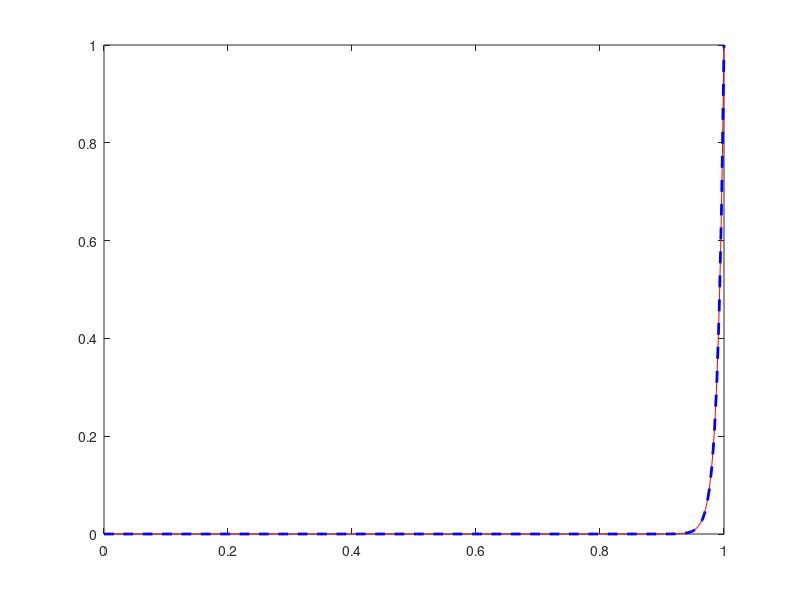

The MATLAB source for this figure:
%% 4 es 7
clear all
close all
clc
a = 0;
b = 1;
E = 0.01; % oscillazioni spurie, risolvo con upwind
sol_es = @(x) (exp(x/E)-1)/(exp(1/E)-1);
xplot = linspace(a,b,401);
for k = 2:8
    M = 2^k;
    x = linspace(a,b,M+1);
    h = (b-a)/M;
    Peclet=h/(2*E)
    d = 2*E/h^2*ones(1,M-1);
    cs = (-E/h^2+1/(2*h))*ones(1,M-2);
    ci = (-E/h^2-1/(2*h))*ones(1,M-2);
    A = diag(d) + diag(cs,1) + diag(ci,-1);
    F = [zeros(M-2,1); E/h^2-1/(2*h)];
    U = A\F;
    U = [0;U;1]; % aggiungo condizioni al bordo
    plot(xplot,sol_es(xplot),'r',x,U,'--b','linewidth',2)
    err = max(abs(sol_es(x)-U'))
    % a un certo punto mi accorgo che l'errore non è più diviso per 4
    % ma quando arrivo a convergenza del metodo viene diviso per 2
    % ho approssimazione del 2 ordine per la derivata seconda
    % e del 1 ordine per la derivata prima che confonde l'ordine
    % di convergenza: lo faccio per togliere le oscillazioni spurie
    pause
end
